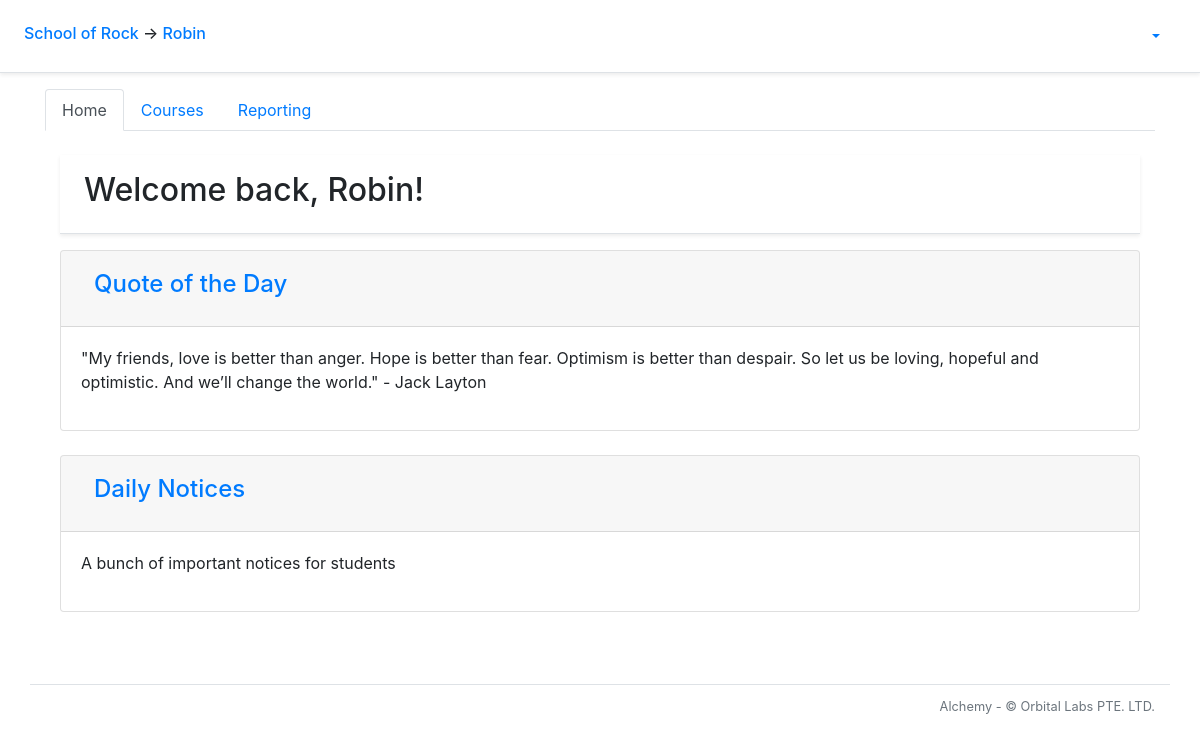
/student/1/index, run on the app's committed database.
### alchemy/models.py (models this page shows, shortened)
class School(db.Model):
    __tablename__ = 'school'
    id = db.Column(db.Integer, primary_key=True)
    name = db.Column(db.String(50))
    departments = db.relationship('Department', backref='school')
    snapshots = db.relationship('Snapshot', backref='school')

class AwsUser(db.Model):
    __tablename__ = 'aws_user'
    id = db.Column(db.Integer, primary_key=True)
    sub = db.Column(db.String(64), unique=True) # UUID string
    username = db.Column(db.String(64), nullable=False)
    group = db.Column(db.String(64), nullable=False) # Would we support multiple groups per user?
    email = db.Column(db.String(64))
    given_name = db.Column(db.String(32))
    family_name = db.Column(db.String(32))
    USER_ATTRIBUTES = ('given_name', 'family_name', 'email')

### alchemy/views/student.py (the view)
@bp_student.route('/index')
@auth_manager.require_group
def index():
    return flask.render_template('student/index.html')

### alchemy/auth_manager.py (called while the page is built)
def auth_enabled():
    return False

def require_group(func):
    @functools.wraps(func)
    def deco(*args, **kwargs):
        if not auth_enabled():
            g.current_user = None
        elif flask_jwt_extended.verify_jwt_in_request(optional=True):
            g.current_user = flask_jwt_extended.get_current_user()
        else:
            flask.abort(401)
        return func(*args, **kwargs)
    return deco

### alchemy/views/school.py (called while the page is built)
@bp_school.url_defaults
def bp_school_url_defaults(endpoint, values):
    if 'school_id' not in values:
        values['school_id'] = g.school.id

### alchemy/views/student.py (called while the page is built)
@bp_student.url_value_preprocessor
def url_value_preprocessor(endpoint, values):
    g.student = models.Student.query.get_or_404(values.pop('student_id'))
    g.school = models.School.query.first()
    g.student_paper_report_sections_string = 'OverviewSection,AdjacentGradesSection,ClazzSummarySection,CohortSummarySection,HighlightsSection,TagDetailsSection,QuestionDetailsSection'
    g.student_checkpoint_report_sections_string = 'OverviewSection,AdjacentGradesSection,ClazzSummarySection,CohortSummarySection,HighlightsSection'

@bp_student.url_defaults
def url_defaults(endpoint, values):
    if 'student_id' not in values:
        values['student_id'] = g.student.id

### alchemy/templates/student/index.html
{% extends "student/layout.html" %}
{% block student_tab_content %}
<div class='container'>
  <div class="d-flex flex-column flex-md-row align-items-center p-3 px-md-4 mb-3 bg-white border-bottom shadow-sm">
    <h2>Welcome back, {{ g.student.aws_user.given_name }}!</h2>
  </div>
</div>
<div class='container'>
  <div class="accordion" id="daily-header">
    <div class="card">
      <div class="card-header" id="header-title">
        <h3 class="mb-0">
          <button class="btn btn-link btn-block text-left" type="button" data-toggle="collapse" data-target="#header-content" aria-expanded="true" aria-controls="header-content">
            <h4>Quote of the Day</h4>
          </button>
        </h3>
      </div>
      <div id="header-content" class="collapse show" aria-labelledby="header-content" data-parent="#daily-header">
        <div class="card-body">
          <p>"My friends, love is better than anger. Hope is better than fear. Optimism is better than despair. So let us be loving, hopeful and optimistic. And we’ll change the world." - Jack Layton</p>
        </div>
      </div>
    </div>
  </div>
</div>
<br>
<div class='container'>
  <div id='daily-notices'>
    <div class="accordion" id="daily-notices">
      <div class="card">
        <div class="card-header" id="notices-head">
          <h3 class="mb-0">
            <button class="btn btn-link btn-block text-left" type="button" data-toggle="collapse" data-target="#notices-content" aria-expanded="true" aria-controls="notices-content">
              <h4>Daily Notices</h4>
            </button>
          </h3>
        </div>
        <div id="notices-content" class="collapse show" aria-labelledby="notices-head" data-parent="#daily-notices">
          <div class="card-body">
            <p> A bunch of important notices for students</p>
          </div>
        </div>
      </div>
    </div>
  </div>
</div>
<br>
{% endblock student_tab_content %}

### alchemy/templates/layout_start.html (shortened to what this page needs)
<!doctype html>
<html lang="en">
  <head>
      <link rel="stylesheet" href="https://stackpath.bootstrapcdn.com/bootstrap/4.5.0/css/bootstrap.min.css">
      <link rel="stylesheet" type="text/css" href="{{ url_for('static', filename='card-body.css') }}">
    </head>
    <body>
      <div class="p-3 px-md-4 mb-3 bg-white border-bottom shadow-sm">
        <div class="row justify-content-md-center">
          <div class="col d-flex align-items-baseline">
            <h6 class="mt-2 mr-3">
              {% if g.school %}
                <a href = "{{ url_for('school.index', school_id = g.school.id)}}">{{ g.school.name }}</a>
              {% else %}
                <b style="text-align: center;">Welcome to...</b>
              {% endif %}
              {% if g.student %}
                <span>&#8594;</span><a href = "{{ url_for('student.index', student_id = g.student.id) }}"> {{ g.student.aws_user.given_name }}</a>
              {% endif %}
            </h6>
          </div>
          <div class="col-md-auto d-flex align-items-baseline">
            {% if 'current_user' in g %}
            <ul class="nav nav-pills">
              <li class="nav-item dropdown">
                <a class="nav-link dropdown-toggle" data-toggle="dropdown" href="#" role="button" aria-haspopup="true" aria-expanded="false">{{ g.current_user.username }}</a>
              </li>
            </ul>
            {% endif %}
          </div>
        </div>
      </div>

### data on the page
School: school.name "School of Rock"
AwsUser: student.aws_user.given_name "Robin"
